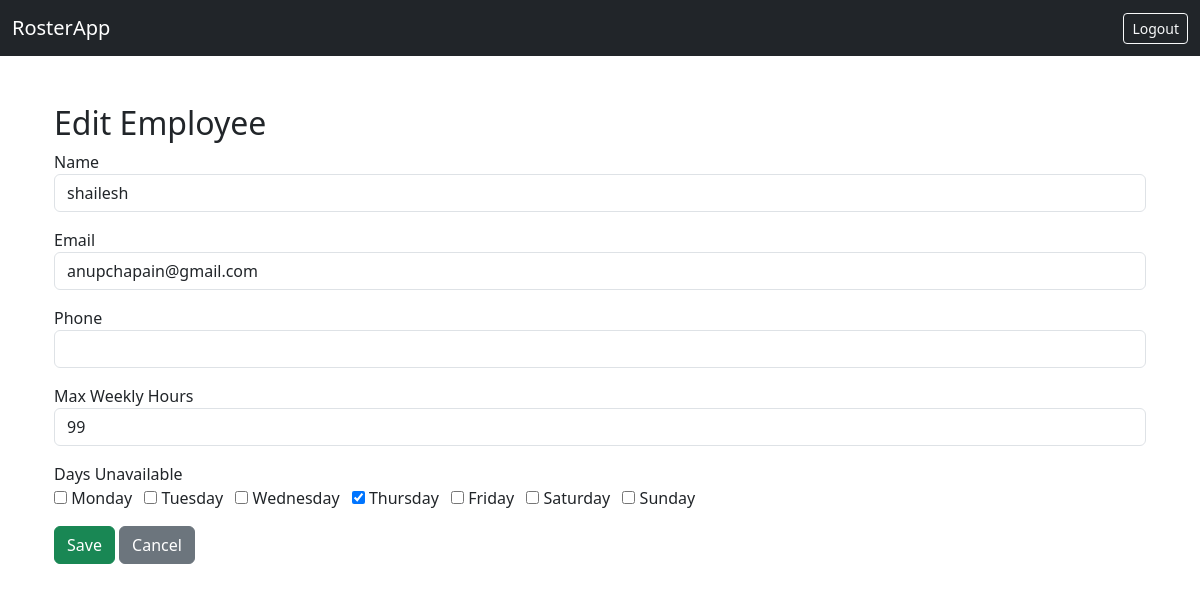
Page /employees/edit/4 (signed in) on the committed database.
### tables this page shows
CREATE TABLE staff (
            staff_id         INTEGER PRIMARY KEY AUTOINCREMENT,
            name             TEXT NOT NULL,
            email            TEXT NOT NULL,
            phone_number     TEXT,
            max_hours        TEXT,
            days_unavailable TEXT
        );

### app/routes.py (the view, shortened to what this page needs)
@bp.route("/employees/edit/<int:staff_id>", methods=["GET", "POST"])
def edit_employee(staff_id):
    conn = get_db()
    cursor = conn.cursor()
    cursor.execute("SELECT * FROM staff WHERE staff_id=?", (staff_id,))
    employee = cursor.fetchone()
    return render_template("employee_form.html", employee=employee, action="Edit")

### app/database.py (called while the page is built)
def get_db():
    if 'db' not in g:
        db_path = current_app.config.get('DATABASE', 'roster.db')
        db_dir = os.path.dirname(db_path)
        if db_dir:
            os.makedirs(db_dir, exist_ok=True)
        g.db = sqlite3.connect(db_path)
        g.db.row_factory = sqlite3.Row
    return g.db

### app/routes.py (called while the page is built)
@bp.before_request
def require_login():
    if "manager_id" not in session and request.endpoint not in ("main.login", "main.static"):
        flash("Please log in to access this page.", "warning")
        return redirect(url_for("main.login"))

### app/templates/employee_form.html
{% extends "base.html" %}
{% block content %}
<div class="container mt-5">
  <h2>{{ action }} Employee</h2>
  <form method="post">
    <div class="mb-3">
      <label>Name</label>
      <input type="text" name="name" class="form-control" value="{{ employee.name if employee else '' }}" required>
    </div>
    <div class="mb-3">
      <label>Email</label>
      <input type="email" name="email" class="form-control" value="{{ employee.email if employee else '' }}" required>
    </div>
    <div class="mb-3">
      <label>Phone</label>
      <input type="text" name="phone" class="form-control" value="{{ employee.phone_number if employee else '' }}">
    </div>
    <div class="mb-3">
      <label>Max Weekly Hours</label>
      <input type="text" name="max_hours" class="form-control" value="{{ employee.max_hours if employee else '' }}">
    </div>
    <div class="mb-3">
      <label>Days Unavailable</label><br>
      {% set days = ['Monday','Tuesday','Wednesday','Thursday','Friday','Saturday','Sunday'] %}
      {% set unavailable = employee.days_unavailable.split(',') if employee and employee.days_unavailable else [] %}
      {% for day in days %}
        <label class="me-2">
          <input type="checkbox" name="days_unavailable" value="{{ day }}" {% if day in unavailable %}checked{% endif %}> {{ day }}
        </label>
      {% endfor %}
    </div>
    <button type="submit" class="btn btn-success">Save</button>
    <a href="{{ url_for('main.employees') }}" class="btn btn-secondary">Cancel</a>
  </form>
</div>
{% endblock %}

### rows in the picture
staff: name "shailesh", email "anupchapain@gmail.com", max_hours "99"

### other values in the picture
{{ action }} "Edit"
{{ day }} "Monday" "Tuesday" "Wednesday" "Thursday" "Friday" "Saturday" "Sunday"
